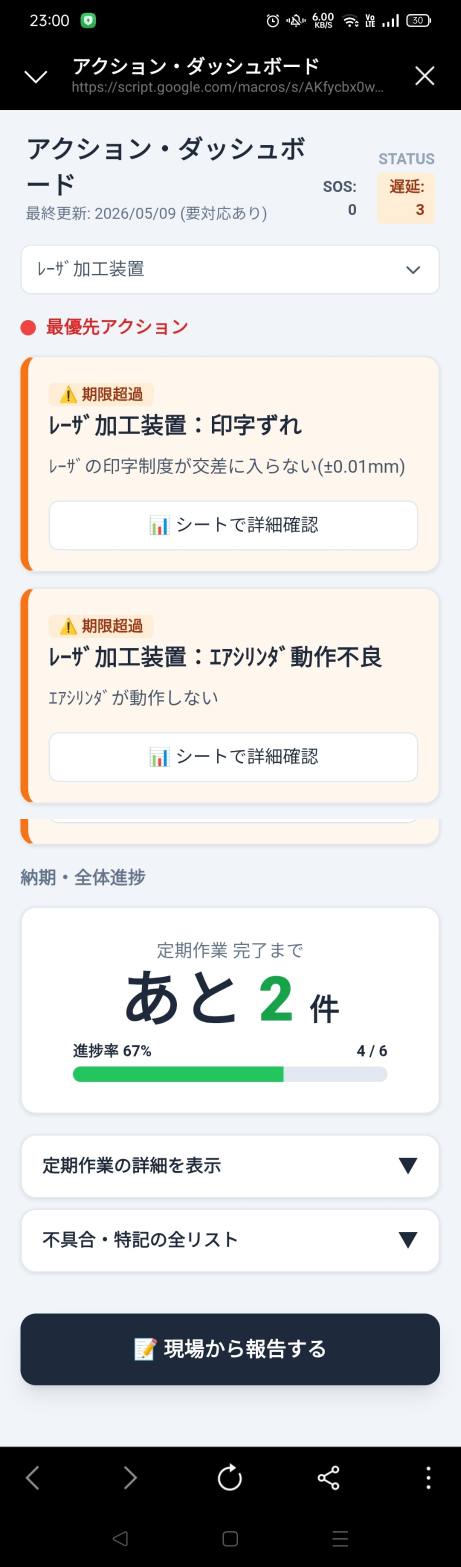
#> input picture .claude/skills/creating-visual-explainers/output/dashboard_merged.png, 921 x 3134 px, given in place of ____2______________-3b14185b-f246-445e-b431-76eb04eeefa8.png, which was not available (shown at 1/2 size)
$ python merge_dash.py
#> lines starting #> are read from the running program, lines starting #| are printed output that depends on the picture; pictures that were not available may be replaced by others from this repository, and a replacement may not be noted
import sys
sys.path.insert(0, 'C:/yk-skill/.claude/skills/creating-visual-explainers/output/pylib')
from PIL import Image
import base64

img1_path = r"C:\Users\ykoba\.cursor\projects\c-yk-memo\assets\c__Users_ykoba_AppData_Roaming_Cursor_User_workspaceStorage_aa2b727f24e096b824425b87f0290243_images______2______________-3b14185b-f246-445e-b431-76eb04eeefa8.png"
img2_path = r"C:\Users\ykoba\.cursor\projects\c-yk-memo\assets\c__Users_ykoba_AppData_Roaming_Cursor_User_workspaceStorage_aa2b727f24e096b824425b87f0290243_images______3____________-4ffe0234-4c91-4328-a7cc-bf6804f346f0.png"

img1 = Image.open(img1_path)
#> img1 is the input picture: PIL image 921x3134 RGB; mean R, G, B 197.8, 197.6, 197.3
img2 = Image.open(img2_path)

print(f"img1: {img1.width}x{img1.height}")
#| img1: 921x3134
print(f"img2: {img2.width}x{img2.height}")
#| img2: 921x3134

# img1: 下部のナビゲーションバー(約330px)をカット
# img2: 上部の重複ヘッダー+重複カード部分(約600px)をカット
crop1_bottom = int(img1.height * 0.80)   # 上80%を使用（ナビバー+セクションヘッダー除去）
#> crop1_bottom = 2507
crop2_top    = int(img2.height * 0.27)   # 上27%をスキップ（重複部分除去）
#> crop2_top = 846

img1_crop = img1.crop((0, 0, img1.width, crop1_bottom))
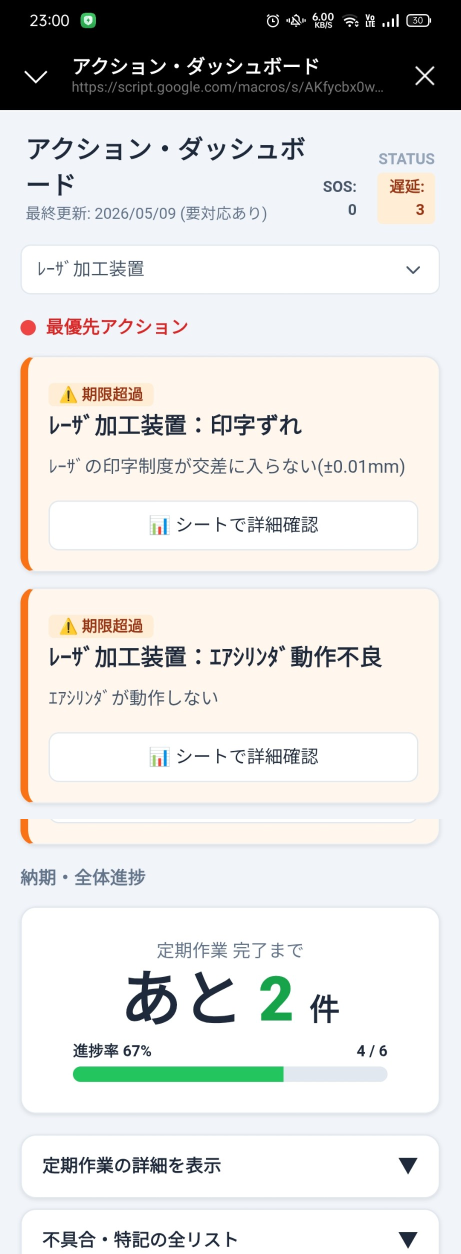
#> img1_crop: PIL image 921x2507 RGB (shown at 1/2 size); mean R, G, B 220.2, 219.3, 217.6
img2_crop = img2.crop((0, crop2_top, img2.width, img2.height))
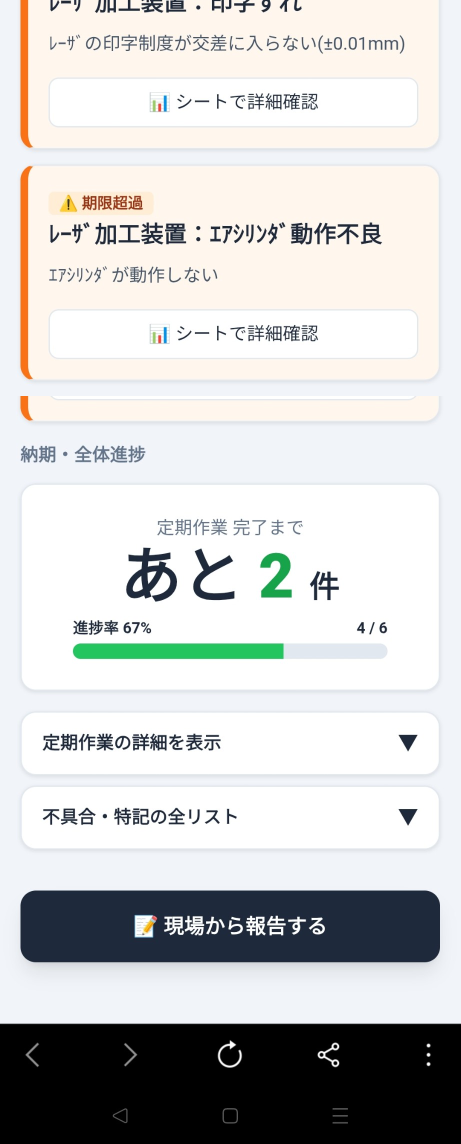
#> img2_crop: PIL image 921x2288 RGB (shown at 1/2 size); mean R, G, B 204.3, 204.6, 204

# 幅を揃えて縦結合
w = max(img1_crop.width, img2_crop.width)
#> w = 921
def resize_to_width(img, target_w):
#> called with target_w = 921
    ratio = target_w / img.width
#> ratio = 1
    return img.resize((target_w, int(img.height * ratio)), Image.LANCZOS)

img1_crop = resize_to_width(img1_crop, w)
img2_crop = resize_to_width(img2_crop, w)

merged = Image.new('RGB', (w, img1_crop.height + img2_crop.height), (255,255,255))
#> merged: PIL image 921x4795 RGB; every value is 255
merged.paste(img1_crop, (0, 0))
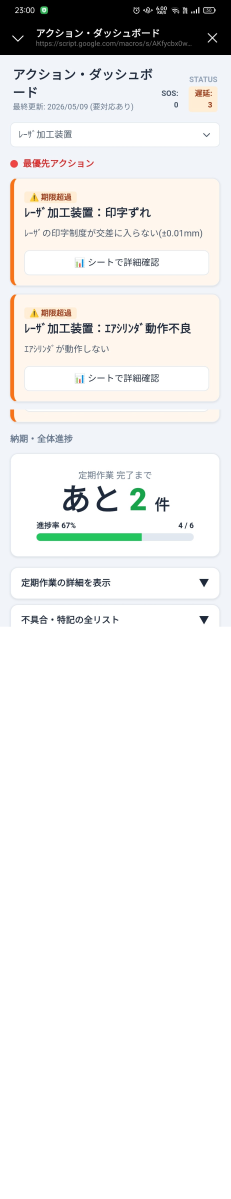
#> merged: PIL image 921x4795 RGB (shown at 1/4 size); mean R, G, B 236.8, 236.3, 235.4
merged.paste(img2_crop, (0, img1_crop.height))
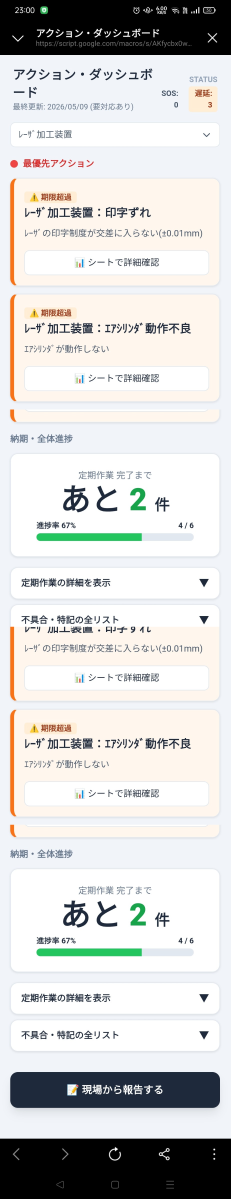
#> merged: PIL image 921x4795 RGB (shown at 1/4 size); mean R, G, B 212.6, 212.2, 211.1

out_path = r"C:\yk-skill\.claude\skills\creating-visual-explainers\output\dashboard_merged.png"
merged.save(out_path, 'PNG', optimize=True)
print(f"Merged: {w}x{img1_crop.height + img2_crop.height}")
#| Merged: 921x4795

with open(out_path, 'rb') as f:
    b64 = base64.b64encode(f.read()).decode('ascii')
with open(r"C:\yk-skill\.claude\skills\creating-visual-explainers\output\b64_dash_merged.txt", 'w', encoding='ascii') as f:
    f.write(b64)
print(f"B64 length: {len(b64)}")
